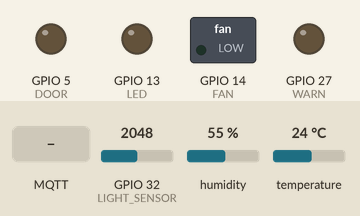
This sketch was run on a simulated ESP32. On the bench: switched loads named in the sketch (green lamp = pin HIGH), output pins drawn as LEDs (lit = HIGH). The inputs (shaded band) are chosen by the test bench; at power-on: GPIO 32 (LIGHT_SENSOR) = 2048, humidity 55 %, temperature 24 °C. WiFi joins after 1.5 s; servers stay silent unless stated; random numbers use the default seed unless the sketch sets one; no MQTT or app messages arrive unless stated; what the sketch prints to the serial monitor is not drawn.

Above: at 2.7 s.
2.8 s: MQTT message "on" arrives on the first subscribed topic
At 4.0 s:
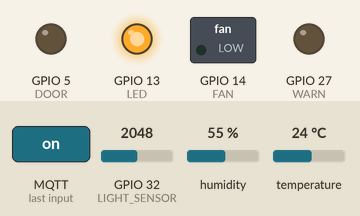
4.3 s: MQTT message "on" arrives on the second subscribed topic
At 5.1 s:
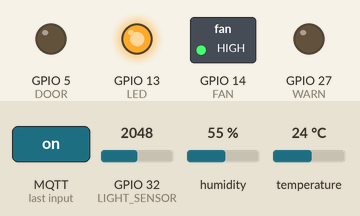
5.8 s: MQTT message "Android 2024" arrives on the first subscribed topic
At 6.3 s:
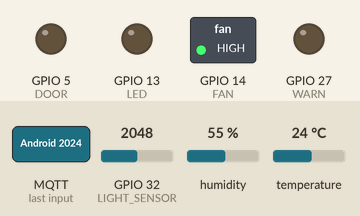
7.3 s: MQTT message "on" arrives on the third subscribed topic
At 8.5 s:
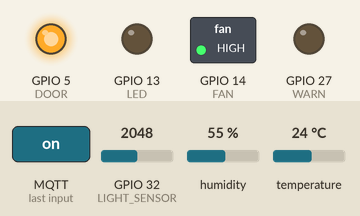
8.8 s: MQTT message "Android 2024" arrives on the second subscribed topic
At 9.7 s:
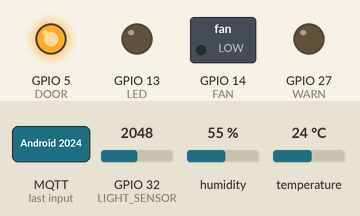
10.3 s: MQTT message "on" arrives on the first subscribed topic
At 10.8 s:
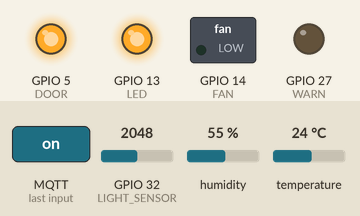
Timing chart, 0 to 36.9 s (numbered marks = the images above; inputs shaded):
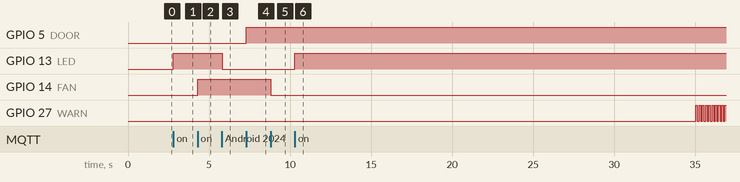

Measured:
- after the input at 2.8 s, GPIO 13 (LED): LOW → HIGH at once
- after the input at 4.3 s, GPIO 14 (FAN): LOW → HIGH at once
- after the input at 5.8 s, GPIO 13 (LED): HIGH → LOW at once
- after the input at 7.3 s, GPIO 5 (DOOR): LOW → HIGH at once
- after the input at 8.8 s, GPIO 14 (FAN): HIGH → LOW at once
- after the input at 10.3 s, GPIO 13 (LED): LOW → HIGH at once

The sketch:

reconnectIOT.ino
```cpp
#include <WiFi.h>
#include <PubSubClient.h>
#include <DHT.h>
#include <Arduino_JSON.h>

#define DHT_SENSOR 33
#define DHT_SENSOR_TYPE DHT11
#define LED 13
#define FAN 14
#define DOOR 5
#define WARN 27
#define LIGHT_SENSOR 32

DHT dht(DHT_SENSOR, DHT_SENSOR_TYPE);
JSONVar doc;

// Thiết lập thông tin mạng WiFi
const char* ssid = "FPT Free Wifi";
const char* password = "yeumixoan";

// const char* ssid = "PQ T2";
// const char* password = "nguyenphuquan";

// const char* ssid = "Android 2024";
// const char* password = "12345678";

// Thiết lập thông tin broker MQTT
// const char* mqtt_server = "192.168.0.139";
// const char* mqtt_server = "192.168.1.3";
// const char* mqtt_server = "172.20.10.4";
const char* mqtt_server = "192.168.237.139";
// const char* mqtt_server = "192.168.7.139";
const int mqtt_port = 1886;
const char* mqtt_username = "quan";
const char* mqtt_password = "123";

// Thiết lập topic MQTT
const char* topicLed = "control/led";
const char* topicFan = "control/fan";
const char* topicDoor = "control/door";
const char* topicControl = "turn";
const char* topicConfirmLed = "confirm/led";
const char* topicConfirmFan = "confirm/fan";
const char* topicConfirmDoor = "confirm/door";
// const char* topicConfirm = "confirm";
// const char* topicTemp = "sensor/temp";
// const char* topicHumi = "sensor/humi";
// const char* topicBright = "sensor/bright";
const char* topicSensor = "sensor";
const char* topicWarn = "warn";

WiFiClient espClient;
PubSubClient client(espClient);

long lastMsg = 0;
bool blinkMode = false;


void setupWifi() {
  delay(20);
  Serial.print("Connecting to ");
  Serial.println(ssid);

  WiFi.begin(ssid, password);

  while (WiFi.status() != WL_CONNECTED) {
    delay(500);
    Serial.print(".");
  }
  Serial.println("WiFi connected");
}

void callback(char* topic, byte* payload, unsigned int length) {
  Serial.print("Message arrived on topic: ");
  Serial.println(topic);
  Serial.print("Message: ");
  String message;
  for (int i = 0; i < length; i++) {
    message += (char)payload[i];
  }
  Serial.println(message);

  // Kiểm tra topic và thực hiện câu lệnh
  if (String(topic) == String(topicLed)) {
    Serial.print("LED state: ");
    if (message == "on") {
      Serial.println("ON");
      digitalWrite(LED, HIGH);
    } else {
      Serial.println("OFF");
      digitalWrite(LED, LOW);
    }
    client.publish(topicConfirmLed, message.c_str());
  } else if (String(topic) == String(topicFan)) {
    Serial.print("FAN state: ");
    if (message == "on") {
      Serial.println("ON");
      digitalWrite(FAN, HIGH);
    } else {
      Serial.println("OFF");
      digitalWrite(FAN, LOW);
    }
    client.publish(topicConfirmFan, message.c_str());
  }
  // else if (String(topic) == String(topicControl)) {
  //   if (message == "on") {
  //     Serial.print("OK");
  //     digitalWrite(LED, HIGH);
  //     digitalWrite(FAN, HIGH);
  //   } else {
  //     Serial.print("OFF");
  //     digitalWrite(LED, LOW);
  //     digitalWrite(FAN, LOW);
  //   }
  // }
  else if(String(topic) == String(topicDoor)){
    Serial.print("DOOR state: ");
    if (message == "on") {
      Serial.println("ON");
      digitalWrite(DOOR, HIGH);
    } else {
      Serial.println("OFF");
      digitalWrite(DOOR, LOW);
    }
    client.publish(topicConfirmDoor, message.c_str());
  }
  // else if(String(topic) == String(topicWarn)) {
  //   digitalWrite(WARN, HIGH);
  //   delay(1000);
  //   digitalWrite(WARN, LOW);
  //   // delay(1000);
  // }
  Serial.println("-----------------------");
}

void reconnect() {
  while (!client.connected()) {
    Serial.print("Attempting MQTT connection...");
    if (client.connect("ESP32Client", mqtt_username, mqtt_password)) {
      Serial.println("MQTT connected");
      // Subscribe
      client.subscribe(topicLed);
      client.subscribe(topicFan);
      client.subscribe(topicDoor);
      client.subscribe(topicWarn);
      // client.subscribe(topicControl);
    } else {
      Serial.print("Failed with state: ");
      Serial.print(client.state());
      Serial.println(" try again in 2 seconds");
      delay(2000);
    }
  }
}

void blinkAlert() {
  digitalWrite(WARN, HIGH);
  delay(100);
  digitalWrite(WARN, LOW);
  delay(100);
}

void publishSensor() {
  // Đọc nhiệt độ, độ ẩm
  int humi = (int)dht.readHumidity();
  int temp = (int)dht.readTemperature();

  if (isnan(humi) || isnan(temp)) {
    Serial.println("Failed to read from DHT sensor!");
  } else {
    // Đọc giá trị ánh sáng
    int bright = 4095 - analogRead(LIGHT_SENSOR);

    Serial.print("Humidity: ");
    Serial.print(humi);
    Serial.print(" %");

    Serial.print("  |  ");

    Serial.print("Temperature: ");
    Serial.print(temp);
    Serial.print(" °C");

    Serial.print("  |  ");

    Serial.print("Brightness: ");
    Serial.print(bright);
    Serial.println(" Lux");
    Serial.println("-----------------------");

    int wind = random(0, 101);

    // Publish dữ liệu
    doc["temperature"] = temp;
    doc["humidity"] = humi;
    doc["bright"] = bright;

    // Them 1 cam bien
    doc["randomSensor"] = wind;

    String jsonData = JSON.stringify(doc);
    client.publish(topicSensor, jsonData.c_str());

    // String tempStr = "Temparature: " + String(temp) + " °C";
    // String humiStr = "Humidity: " + String(humi) + " %";
    // String brightStr = "Brightness: " + String(bright) + " Lux";
    // client.publish(topicTemp, tempStr.c_str());
    // client.publish(topicHumi, humiStr.c_str());
    // client.publish(topicBright, brightStr.c_str());

    // Warning
    // if(temp > 28){
    //   client.publish(topicWarn, "1");
    // }
    if(wind >= 70) {
      blinkMode = true;
    }
    else {
      blinkMode = false;
    }
  }
}

void setup() {
  Serial.begin(115200);
  // Thiết lập DHT
  dht.begin();

  // Thiết lập chân đầu ra đèn
  pinMode(LED, OUTPUT);
  pinMode(FAN, OUTPUT);
  pinMode(DOOR, OUTPUT);
  pinMode(WARN, OUTPUT);
  // Tắt đèn
  digitalWrite(LED, LOW);
  digitalWrite(FAN, LOW);
  digitalWrite(DOOR, LOW);
  digitalWrite(WARN, LOW);

  setupWifi();
  client.setServer(mqtt_server, mqtt_port);
  client.setCallback(callback);
}

void loop() {
  if (!client.connected()) {
    reconnect();
  }
  client.loop();

  long now = millis();

  if(blinkMode) {
    blinkAlert();
  }

  if(now - lastMsg > 5000) {
    lastMsg = now;
    publishSensor();
  }

}
```
